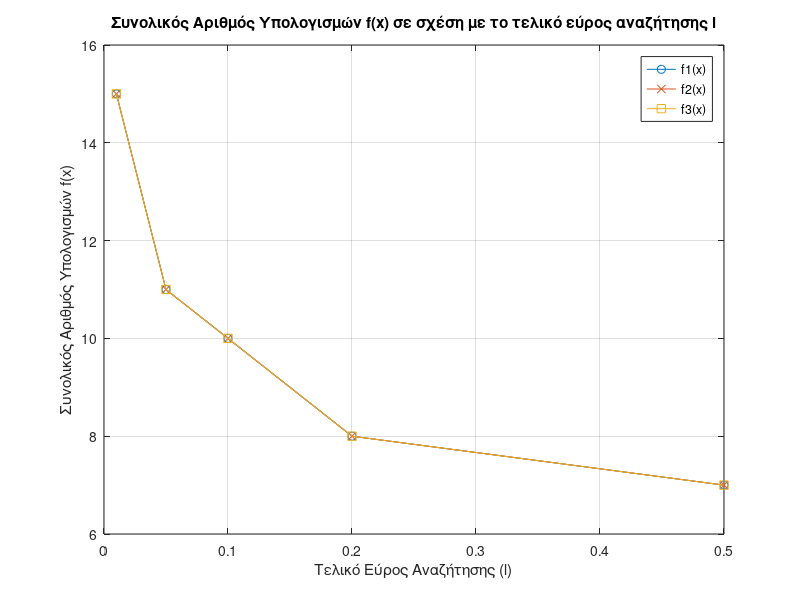

Here is the MATLAB script that generated this plot:
% Ορισμός των συναρτήσεων f1, f2, f3
f1 = @(x) (x - 2).^2 + x .* log(x + 3); % f1(x) = (x - 2)^2 + x * ln(x + 3)
f2 = @(x) exp(-2*x) + (x - 2).^2; % f2(x) = e^(-2x) + (x - 2)^2
f3 = @(x) exp(x) .* (x.^3 - 1) + (x - 1) .* sin(x); % f3(x) = e^x * (x^3 - 1) + (x - 1) * sin(x)


% Αρχικές τιμές
a_init = -1; % Αρχική τιμή a
b_init = 3;  % Αρχική τιμή b
l_values = [0.01, 0.05, 0.1, 0.2, 0.5]; % Διάφορες τιμές ακρίβειας l
epsilon = 1e-5; % Μικρή σταθερά για το τελευταίο βήμα της μεθόδου

% Προετοιμασία πινάκων για αποθήκευση αριθμού υπολογισμών για κάθε συνάρτηση
num_calculations_f1 = zeros(size(l_values));
num_calculations_f2 = zeros(size(l_values));
num_calculations_f3 = zeros(size(l_values));

% Συνάρτηση για τον υπολογισμό του όρου Fibonacci
fib = @(n) round((((1 + sqrt(5)) / 2)^n - ((1 - sqrt(5)) / 2)^n) / sqrt(5));

% Επανάληψη για κάθε συνάρτηση
for func_idx = 1:3
    % Επιλογή της αντίστοιχης συνάρτησης f
    switch func_idx
        case 1
            f = f1;
            num_calculations = num_calculations_f1;
        case 2
            f = f2;
            num_calculations = num_calculations_f2;
        case 3
            f = f3;
            num_calculations = num_calculations_f3;
    end
    
    % Επανάληψη για κάθε τιμή του l
    for l_idx = 1:length(l_values)
        l = l_values(l_idx);
        a = a_init;
        b = b_init;
        
        % Υπολογισμός του ελάχιστου όρου Fibonacci n που απαιτείται ώστε F_n > (b - a) / l
        n = 1;
        while fib(n) <= (b - a) / l
            n = n + 1;
        end
        
        % Αρχικοποίηση x1 και x2 σύμφωνα με τη μέθοδο Fibonacci
        x1 = a + fib(n - 2) / fib(n) * (b - a);
        x2 = a + fib(n - 1) / fib(n) * (b - a);
        f1k = f(x1);
        f2k = f(x2);
        k = 1;
        count = 2; % Αρχικοί υπολογισμοί της f(x) στα x1 και x2
        
        % Μέθοδος Fibonacci
        while k < n - 2
            if f1k > f2k
                a = x1;
                x1 = x2;
                x2 = a + fib(n - k - 1) / fib(n - k) * (b - a);
                f1k = f2k;
                f2k = f(x2);
            else
                b = x2;
                x2 = x1;
                x1 = a + fib(n - k - 2) / fib(n - k) * (b - a);
                f2k = f1k;
                f1k = f(x1);
            end
            count = count + 1;
            k = k + 1;
        end
        
        % Τελικό βήμα
        x1 = x1;
        x2 = x1 + epsilon;
        if f(x1) > f(x2)
            a = x1;
            b = b;
        else
            a = a;
            b = x1;
        end
        
        % Καταγραφή του συνολικού αριθμού υπολογισμών
        num_calculations(l_idx) = count + 1;
    end
    
    % Αποθήκευση των αποτελεσμάτων στον αντίστοιχο πίνακα
    switch func_idx
        case 1
            num_calculations_f1 = num_calculations;
        case 2
            num_calculations_f2 = num_calculations;
        case 3
            num_calculations_f3 = num_calculations;
    end
end

% Γραφικές Παραστάσεις του αριθμού υπολογισμών για κάθε συνάρτηση
figure;
plot(l_values, num_calculations_f1, '-o', 'DisplayName', 'f1(x)');
hold on;
plot(l_values, num_calculations_f2, '-x', 'DisplayName', 'f2(x)');
plot(l_values, num_calculations_f3, '-s', 'DisplayName', 'f3(x)');
xlabel('Τελικό Εύρος Αναζήτησης (l)');
ylabel('Συνολικός Αριθμός Υπολογισμών f(x)');
title('Συνολικός Αριθμός Υπολογισμών f(x) σε σχέση με το τελικό εύρος αναζήτησης l');
legend show;
grid on;
hold off;
